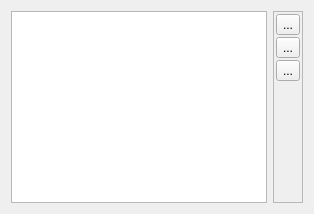
     <widget class="QWidget" name="CommandTab">
      <attribute name="title">
       <string>Command settings</string>
      </attribute>
      <layout class="QGridLayout" name="gridLayout_8">
       <item row="0" column="0">
        <widget class="QTableWidget" name="commandSettingsTableWidget"/>
       </item>
       <item row="0" column="1">
        <widget class="QFrame" name="editPropertyFrame">
         <property name="frameShape">
          <enum>QFrame::StyledPanel</enum>
         </property>
         <property name="frameShadow">
          <enum>QFrame::Raised</enum>
         </property>
         <layout class="QVBoxLayout" name="verticalLayout_2">
          <property name="spacing">
           <number>2</number>
          </property>
          <property name="leftMargin">
           <number>2</number>
          </property>
          <property name="topMargin">
           <number>2</number>
          </property>
          <property name="rightMargin">
           <number>2</number>
          </property>
          <property name="bottomMargin">
           <number>2</number>
          </property>
          <item>
           <widget class="QToolButton" name="addPropertyPB">
            <property name="text">
             <string>...</string>
            </property>
           </widget>
          </item>
          <item>
           <widget class="QToolButton" name="removePropertyPB">
            <property name="text">
             <string>...</string>
            </property>
           </widget>
          </item>
          <item>
           <widget class="QToolButton" name="editProperty">
            <property name="text">
             <string>...</string>
            </property>
           </widget>
          </item>
          <item>
           <spacer name="verticalSpacer_2">
            <property name="orientation">
             <enum>Qt::Vertical</enum>
            </property>
            <property name="sizeHint" stdset="0">
             <size>
              <width>20</width>
              <height>40</height>
             </size>
            </property>
           </spacer>
          </item>
         </layout>
        </widget>
       </item>
      </layout>
     </widget>
